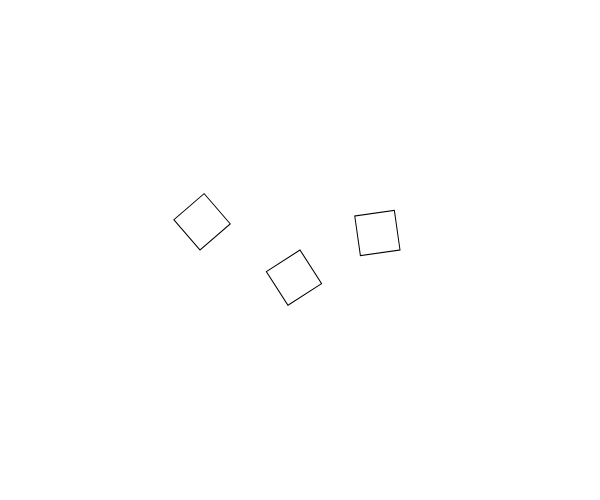
Frame 1 (no input)
Frame 60 (no input): identical to frame 1, image omitted
Frame 120 (the mouse pressed at the canvas centre since frame 60): identical to frame 1, image omitted

The p5.js sketch that drew this single still picture (run headless with seeded random() and noise() and a simulated clock; from frame 60 on, the mouse is pressed at the canvas centre):

// p5.js sketch
// ── sketch.js
function setup(){
    
    createCanvas(600,500);
    background(255);
}

function draw(){
    
    background(255);
    var rot1 = 4;
    var rot2 = 1;
    var rot3 = 3;
    
    push();
    translate(width*(1/3),height/2);
    
    rotate(rot1);
    rect(0,0,40,40);
    pop();
    
    push();
    translate(width/2,height/2);
    
    rotate(rot2);
    rect(0,0,40,40);
    pop();
    
    push();
    translate(width*(2/3),height/2);
    
    rotate(rot3);
    rect(0,0,40,40);
    pop();
    
    
}
